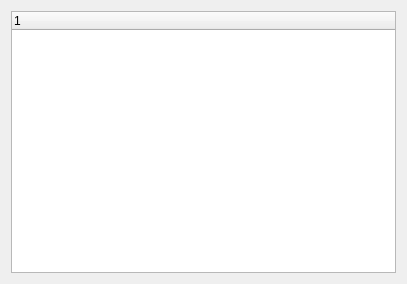
<?xml version="1.0" encoding="UTF-8"?>
<ui version="4.0">
 <class>Widget</class>
 <widget class="QWidget" name="Widget">
  <property name="geometry">
   <rect>
    <x>0</x>
    <y>0</y>
    <width>407</width>
    <height>284</height>
   </rect>
  </property>
  <property name="windowTitle">
   <string>Widget</string>
  </property>
  <layout class="QHBoxLayout" name="horizontalLayout">
   <item>
    <widget class="QTreeWidget" name="treeWidget">
     <column>
      <property name="text">
       <string notr="true">1</string>
      </property>
     </column>
    </widget>
   </item>
  </layout>
 </widget>
 <resources/>
 <connections/>
</ui>
